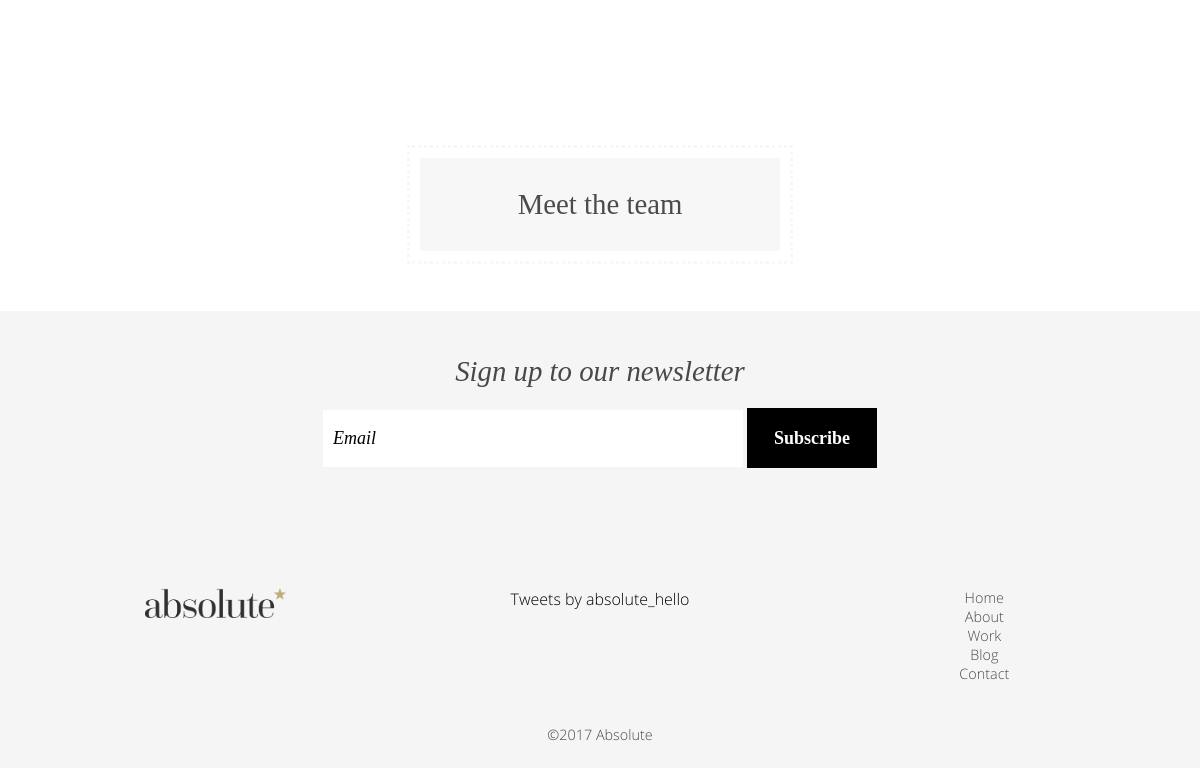
The page /about.php (lower part) on the database as committed earlier.
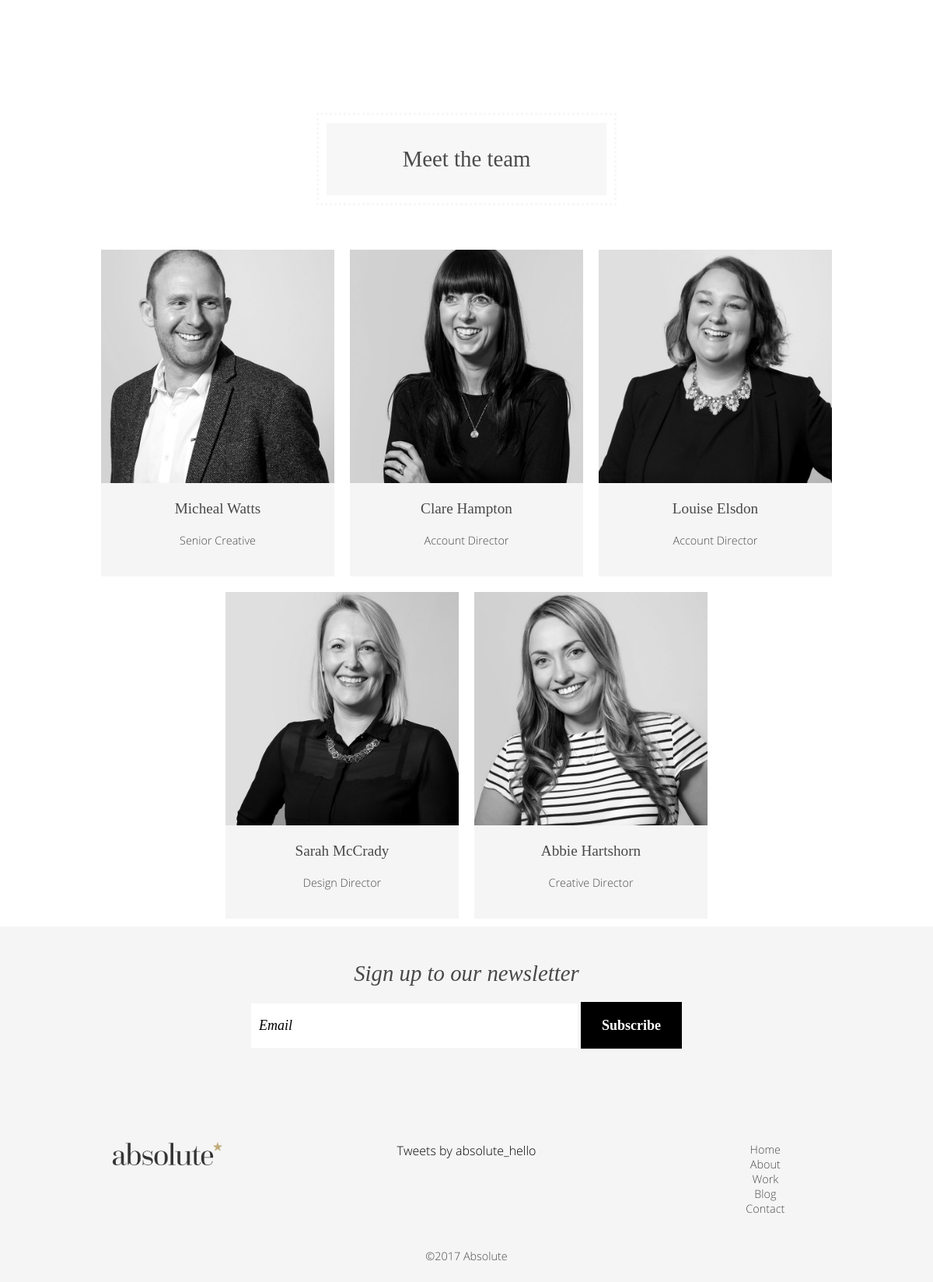
The same page on the database as committed later.
### tables this page shows
CREATE TABLE `team` (
  `id` int(11) NOT NULL,
  `name` varchar(50) NOT NULL,
  `position` varchar(50) NOT NULL,
  `image` varchar(50) NOT NULL,
  `twitter` varchar(50) NOT NULL DEFAULT 'https://twitter.com/absolute_hello',
  `instagram` varchar(50) NOT NULL DEFAULT 'https://www.instagram.com/absolute_agency/'
);

### about.php (the view, shortened to what this page needs)
<?php
    include_once "header.php";
?>
<div class="scrolling-content">
    <div class="opening-statement">
    </div>
    <div class="team-section">
       <h3 class="dotted-border">Meet the team</h3>
        <?php
            $sql = "SELECT * FROM team ORDER BY id DESC";
            $result = mysqli_query($dbconnect, $sql);
            while($row = mysqli_fetch_array($result)){
            echo "<div class='team-container'>";
            echo "<div class='team-image' style='background: url(" . $row["image"] . ") center no-repeat; background-size: cover;'></div><br>";
            echo "<h4>" . $row["name"] . "</h4>";
            echo "<p>" . $row["position"] . "</p><br>";
            echo "</div>";
            }
            ?>
        </div>
    <?php include_once "footer.php"; ?>

Rows that differ between the two databases and show on the page:
added team: image (picture), name "Micheal Watts", position "Senior Creative"
added team: image (picture), name "Clare Hampton", position "Account Director"
added team: image (picture), name "Louise Elsdon", position "Account Director"
added team: image (picture), name "Sarah McCrady", position "Design Director"
added team: image (picture), name "Abbie Hartshorn", position "Creative Director"
